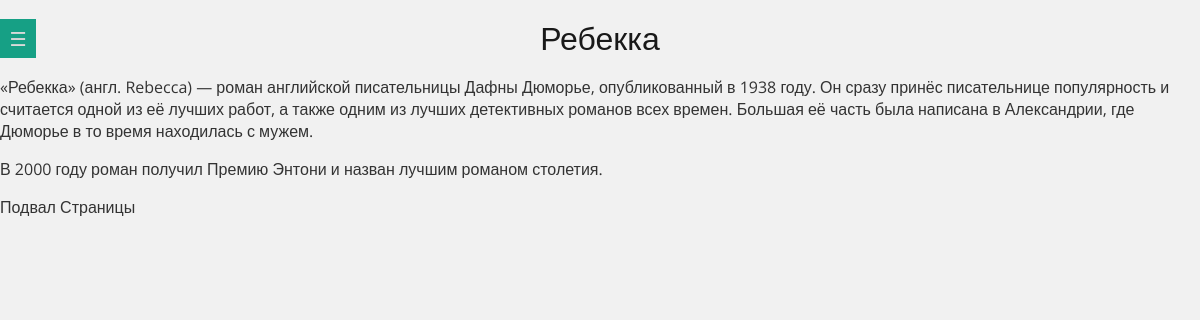
The app's page /book/rebekka/ with its own data.
### libre_authors/models.py (models this page shows, shortened)
class LibreAuthors(models.Model):
    class Status(models.IntegerChoices):
        DRAFT = 0, 'DRAFT'
        PUBLISHED = 1, 'PUBLISHED'
    title = models.CharField(max_length=255, verbose_name='BOOK TITLE')
    slug = models.SlugField(max_length=255, unique=True, db_index=True, verbose_name='SLUG')
    author = models.CharField(max_length=255)
    country = models.CharField(max_length=255)
    content = models.TextField(blank=True)
    time_create = models.DateTimeField(auto_now_add=True)
    time_update = models.DateTimeField(auto_now=True)
    is_published = models.BooleanField(choices=tuple(map(lambda x: (bool(x[0]), x[1]), Status.choices)),
                                       default=Status.DRAFT, verbose_name='STATUS')
    objects = models.Manager()
    published = PublishedManager()
    class Meta:
        verbose_name = 'Libres Authors'
        verbose_name_plural = 'Libres Authors'
        ordering = ['-time_create']
        indexes = [
            models.Index(fields=['-time_create'])
        ]

### libre_authors/views.py (the view)
# urls.py: path('book/<slug:book_slug>/', views.show_book, name='book'),
def show_book(request, book_slug):
    book = get_object_or_404(LibreAuthors, slug=book_slug)
    data = {
        'title': book.title,
        'menu': menu,
        'book': book,
    }
    return render(request, 'libre_authors/book.html', data)

### users/context_processors.py (called while the page is built)
def get_libre_authors_context(request):
    return {'mainmenu': menu}

### templates/libre_authors/book.html (shortened to what this page needs)
{% extends 'libre_authors/base.html' %}
{% block content %}
    <h1>{{ book.title }}</h1>
    {{ book.content|linebreaks }}
{% endblock %}

### static/css/style.css (style rules this page uses)
* { box-sizing: border-box; }
html { font-size: 100%; }
html, body { margin: 0; padding: 0; width: 100%; height: 100%; }
body { color: #333; font: 1em 'Open Sans', sans-serif; background-color: #f1f1f1; }
p { margin-bottom: 16px; }
h1, h2 { margin-bottom: 22px; color: #191919; font-weight: 300; text-align: center; }
h1 { font-size: 32px; line-height: 32px; }

### static/css/left-nav-style.css (style rules this page uses)
body { -webkit-animation: bugfix infinite 1s; }
@media screen and (min-width: 320px) { html, body { margin: 0; overflow-x: hidden; } }

### records on screen
LibreAuthors: title "Ребекка", content "«Ребекка» (англ. Rebecca) — роман английской писательницы Дафны Дюморье, опубликованный в 1938 году. Он сразу принёс писательнице популярность и считается одной из её лучших работ, а также одним из лучших детективных романов всех времен. Большая её часть была написана в Александрии, где Дюморье в то время находилась с мужем. В 2000 году роман получил Премию Энтони и назван лучшим романом столетия."
